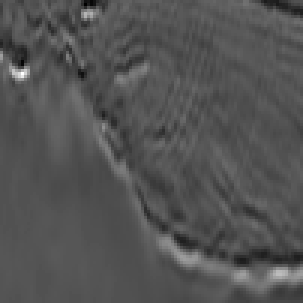
#> input picture Kernels/Data_test/0ace75e142.png, 101 x 101 px (shown 3 times larger)
$ jupyter execute Notebook01.ipynb
#> lines starting #> are read from the running program, lines starting #| are printed output that depends on the picture
# Scikit implementation

[cell 1]
###############Internal Packages######
import numpy as np
import pylab as py
import matplotlib.pyplot as plt
from scipy.ndimage import gaussian_filter

from skimage import data, io, filters
from skimage import img_as_float
from skimage.transform import radon, rescale
from skimage.morphology import reconstruction
######################################

[cell 2]
#Reading data:
image = io.imread( "Data_test/0ace75e142.png", as_gray=True)
#> image is the input picture: shape (101, 101) float64; min 0, max 1, mean 0.326
#print image
#Rescaling:
#image = rescale(image, scale=0.4, mode='reflect') #rescaling iamge

[cell 3]
# Printing figure
py.rcParams['figure.figsize'] = (20.0, 10.0)#new figure dimension
plt.title("Original")
plt.imshow(image, cmap=plt.cm.Greys_r)
plt.show()

[cell 4]
#Appling guassian filter:

image = gaussian_filter(image, 1)

seed = np.copy(image)
seed[1:-1, 1:-1] = image.min()
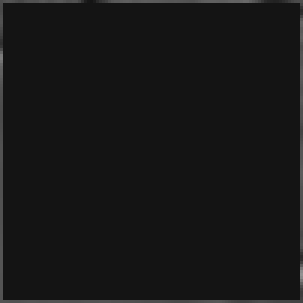
#> seed: shape (101, 101) float64 (shown 3 times larger); min 0.0804, max 0.574, mean 0.0896
mask = image

dilated = reconstruction(seed, mask, method='dilation')
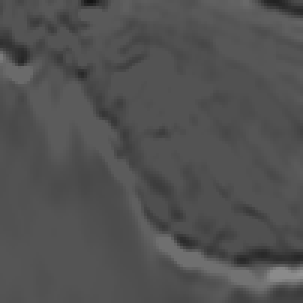
#> dilated: shape (101, 101) float64 (shown 3 times larger); min 0.0804, max 0.574, mean 0.321


fig, (ax0, ax1, ax2) = plt.subplots(nrows=1,
                                    ncols=3,
                                    figsize=(15, 10),
                                    sharex=True,
                                    sharey=True)

ax0.imshow(image, cmap='gray')
ax0.set_title('original image')
ax0.axis('off')

ax1.imshow(dilated, vmin=image.min(), vmax=image.max(), cmap='gray')
ax1.set_title('dilated')
ax1.axis('off')

ax2.imshow(image - dilated, cmap='gray')
ax2.set_title('image - dilated')
ax2.axis('off')

fig.tight_layout()
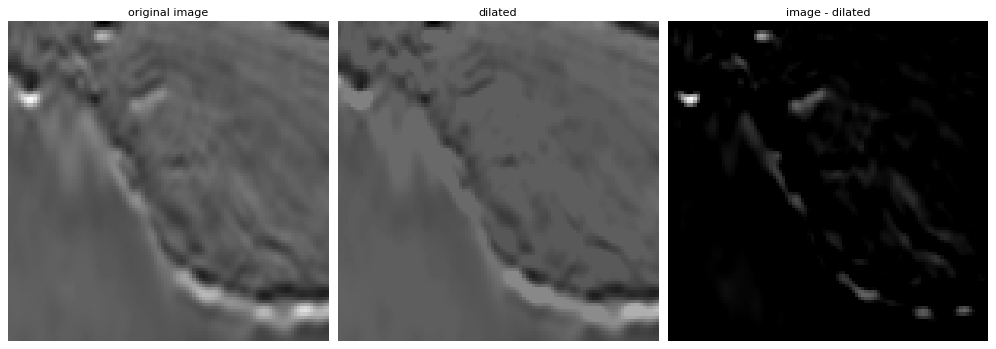
#> figure drawn by matplotlib, 3 panels
